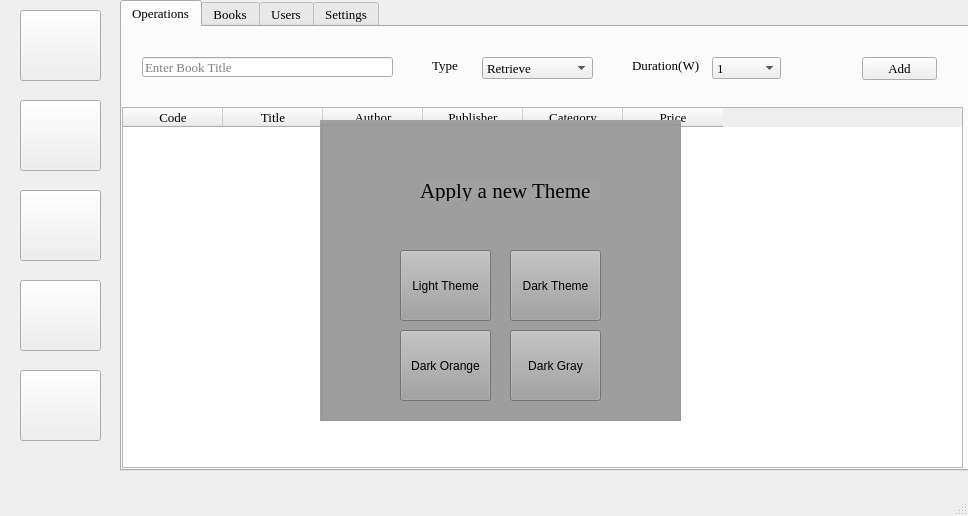
<?xml version="1.0" encoding="UTF-8"?>
<ui version="4.0">
 <class>MainWindow</class>
 <widget class="QMainWindow" name="MainWindow">
  <property name="geometry">
   <rect>
    <x>0</x>
    <y>0</y>
    <width>968</width>
    <height>516</height>
   </rect>
  </property>
  <property name="sizePolicy">
   <sizepolicy hsizetype="Preferred" vsizetype="Preferred">
    <horstretch>0</horstretch>
    <verstretch>0</verstretch>
   </sizepolicy>
  </property>
  <property name="font">
   <font>
    <family>Times New Roman</family>
    <pointsize>10</pointsize>
    <strikeout>false</strikeout>
    <stylestrategy>PreferAntialias</stylestrategy>
    <kerning>true</kerning>
   </font>
  </property>
  <property name="windowTitle">
   <string>Library System</string>
  </property>
  <property name="toolTip">
   <string notr="true"/>
  </property>
  <property name="statusTip">
   <string notr="true"/>
  </property>
  <property name="whatsThis">
   <string notr="true"/>
  </property>
  <property name="tabShape">
   <enum>QTabWidget::Rounded</enum>
  </property>
  <property name="dockOptions">
   <set>QMainWindow::AllowNestedDocks|QMainWindow::AllowTabbedDocks|QMainWindow::AnimatedDocks</set>
  </property>
  <widget class="QWidget" name="centralwidget">
   <widget class="QTabWidget" name="mainTab">
    <property name="geometry">
     <rect>
      <x>120</x>
      <y>0</y>
      <width>851</width>
      <height>471</height>
     </rect>
    </property>
    <property name="currentIndex">
     <number>0</number>
    </property>
    <widget class="QWidget" name="tab">
     <attribute name="title">
      <string>Operations</string>
     </attribute>
     <widget class="QTableWidget" name="tableMain">
      <property name="geometry">
       <rect>
        <x>0</x>
        <y>80</y>
        <width>841</width>
        <height>361</height>
       </rect>
      </property>
      <column>
       <property name="text">
        <string>Code</string>
       </property>
      </column>
      <column>
       <property name="text">
        <string>Title</string>
       </property>
      </column>
      <column>
       <property name="text">
        <string>Author</string>
       </property>
      </column>
      <column>
       <property name="text">
        <string>Publisher</string>
       </property>
      </column>
      <column>
       <property name="text">
        <string>Category</string>
       </property>
      </column>
      <column>
       <property name="text">
        <string>Price</string>
       </property>
      </column>
     </widget>
     <widget class="QPushButton" name="btnAddOperation">
      <property name="geometry">
       <rect>
        <x>740</x>
        <y>30</y>
        <width>75</width>
        <height>23</height>
       </rect>
      </property>
      <property name="layoutDirection">
       <enum>Qt::LeftToRight</enum>
      </property>
      <property name="text">
       <string>Add</string>
      </property>
      <property name="flat">
       <bool>false</bool>
      </property>
     </widget>
     <widget class="QLineEdit" name="txtOperationBookTitle">
      <property name="geometry">
       <rect>
        <x>20</x>
        <y>30</y>
        <width>251</width>
        <height>20</height>
       </rect>
      </property>
      <property name="placeholderText">
       <string>Enter Book Title</string>
      </property>
     </widget>
     <widget class="QComboBox" name="comboBoxDuration">
      <property name="geometry">
       <rect>
        <x>590</x>
        <y>30</y>
        <width>69</width>
        <height>22</height>
       </rect>
      </property>
      <item>
       <property name="text">
        <string>1</string>
       </property>
      </item>
      <item>
       <property name="text">
        <string>2</string>
       </property>
      </item>
      <item>
       <property name="text">
        <string>3</string>
       </property>
      </item>
      <item>
       <property name="text">
        <string>4</string>
       </property>
      </item>
      <item>
       <property name="text">
        <string>5</string>
       </property>
      </item>
      <item>
       <property name="text">
        <string>6</string>
       </property>
      </item>
      <item>
       <property name="text">
        <string>7</string>
       </property>
      </item>
      <item>
       <property name="text">
        <string>8</string>
       </property>
      </item>
      <item>
       <property name="text">
        <string>9</string>
       </property>
      </item>
      <item>
       <property name="text">
        <string>10</string>
       </property>
      </item>
     </widget>
     <widget class="QComboBox" name="comboBoxOperation">
      <property name="geometry">
       <rect>
        <x>360</x>
        <y>30</y>
        <width>111</width>
        <height>22</height>
       </rect>
      </property>
      <item>
       <property name="text">
        <string>Retrieve</string>
       </property>
      </item>
      <item>
       <property name="text">
        <string>Rent</string>
       </property>
      </item>
     </widget>
     <widget class="QLabel" name="label">
      <property name="geometry">
       <rect>
        <x>310</x>
        <y>30</y>
        <width>47</width>
        <height>16</height>
       </rect>
      </property>
      <property name="font">
       <font>
        <pointsize>10</pointsize>
       </font>
      </property>
      <property name="text">
       <string>Type</string>
      </property>
     </widget>
     <widget class="QLabel" name="label_2">
      <property name="geometry">
       <rect>
        <x>510</x>
        <y>30</y>
        <width>71</width>
        <height>16</height>
       </rect>
      </property>
      <property name="font">
       <font>
        <pointsize>10</pointsize>
       </font>
      </property>
      <property name="text">
       <string>Duration(W)</string>
      </property>
     </widget>
    </widget>
    <widget class="QWidget" name="tab_2">
     <attribute name="title">
      <string>Books</string>
     </attribute>
     <widget class="QTabWidget" name="tabBooks">
      <property name="geometry">
       <rect>
        <x>0</x>
        <y>0</y>
        <width>851</width>
        <height>451</height>
       </rect>
      </property>
      <property name="currentIndex">
       <number>0</number>
      </property>
      <widget class="QWidget" name="tab_5">
       <attribute name="title">
        <string>Add New Book</string>
       </attribute>
       <widget class="QLineEdit" name="txtAddBookTitle">
        <property name="geometry">
         <rect>
          <x>30</x>
          <y>50</y>
          <width>301</width>
          <height>20</height>
         </rect>
        </property>
        <property name="placeholderText">
         <string>Enter Book Title</string>
        </property>
       </widget>
       <widget class="QTextEdit" name="txtAddBookDesc">
        <property name="geometry">
         <rect>
          <x>30</x>
          <y>80</y>
          <width>301</width>
          <height>231</height>
         </rect>
        </property>
        <property name="placeholderText">
         <string>Enter Book Description</string>
        </property>
       </widget>
       <widget class="QLineEdit" name="txtAddBookCode">
        <property name="geometry">
         <rect>
          <x>510</x>
          <y>50</y>
          <width>301</width>
          <height>20</height>
         </rect>
        </property>
        <property name="placeholderText">
         <string>Enter Book Code</string>
        </property>
       </widget>
       <widget class="QLineEdit" name="txtAddBookPrice">
        <property name="geometry">
         <rect>
          <x>510</x>
          <y>200</y>
          <width>301</width>
          <height>20</height>
         </rect>
        </property>
        <property name="placeholderText">
         <string>Enter Book Price</string>
        </property>
       </widget>
       <widget class="QComboBox" name="cmbBoxAddBookCat">
        <property name="geometry">
         <rect>
          <x>510</x>
          <y>80</y>
          <width>301</width>
          <height>22</height>
         </rect>
        </property>
        <property name="currentText">
         <string>Category</string>
        </property>
        <property name="currentIndex">
         <number>0</number>
        </property>
        <item>
         <property name="text">
          <string>Category</string>
         </property>
        </item>
       </widget>
       <widget class="QComboBox" name="cmbBoxAddBookAuthor">
        <property name="geometry">
         <rect>
          <x>510</x>
          <y>120</y>
          <width>301</width>
          <height>22</height>
         </rect>
        </property>
        <property name="currentText">
         <string>Category</string>
        </property>
        <property name="currentIndex">
         <number>0</number>
        </property>
        <item>
         <property name="text">
          <string>Category</string>
         </property>
        </item>
       </widget>
       <widget class="QComboBox" name="cmbBoxAddBookPublisher">
        <property name="geometry">
         <rect>
          <x>510</x>
          <y>160</y>
          <width>301</width>
          <height>22</height>
         </rect>
        </property>
        <property name="currentText">
         <string>Category</string>
        </property>
        <property name="currentIndex">
         <number>0</number>
        </property>
        <item>
         <property name="text">
          <string>Category</string>
         </property>
        </item>
       </widget>
       <widget class="QPushButton" name="btnAddBook">
        <property name="geometry">
         <rect>
          <x>730</x>
          <y>290</y>
          <width>75</width>
          <height>23</height>
         </rect>
        </property>
        <property name="text">
         <string>Save</string>
        </property>
       </widget>
      </widget>
      <widget class="QWidget" name="tab_6">
       <attribute name="title">
        <string>Edit or Delete Book</string>
       </attribute>
       <widget class="QLineEdit" name="txtEditBookCode">
        <property name="geometry">
         <rect>
          <x>510</x>
          <y>90</y>
          <width>301</width>
          <height>20</height>
         </rect>
        </property>
        <property name="placeholderText">
         <string>Enter Book Code</string>
        </property>
       </widget>
       <widget class="QComboBox" name="cmbBoxEditAuthor">
        <property name="geometry">
         <rect>
          <x>510</x>
          <y>160</y>
          <width>301</width>
          <height>22</height>
         </rect>
        </property>
        <property name="currentText">
         <string>Category</string>
        </property>
        <property name="currentIndex">
         <number>0</number>
        </property>
        <item>
         <property name="text">
          <string>Category</string>
         </property>
        </item>
       </widget>
       <widget class="QLineEdit" name="txtEditBookPrice">
        <property name="geometry">
         <rect>
          <x>510</x>
          <y>240</y>
          <width>301</width>
          <height>20</height>
         </rect>
        </property>
        <property name="placeholderText">
         <string>Enter Book Price</string>
        </property>
       </widget>
       <widget class="QPushButton" name="btnBookSave">
        <property name="geometry">
         <rect>
          <x>730</x>
          <y>330</y>
          <width>75</width>
          <height>23</height>
         </rect>
        </property>
        <property name="text">
         <string>Save</string>
        </property>
       </widget>
       <widget class="QLineEdit" name="txtEditBookTitle">
        <property name="geometry">
         <rect>
          <x>30</x>
          <y>90</y>
          <width>301</width>
          <height>20</height>
         </rect>
        </property>
        <property name="placeholderText">
         <string>Edit Book Title</string>
        </property>
       </widget>
       <widget class="QTextEdit" name="txtEditBookDesc">
        <property name="geometry">
         <rect>
          <x>30</x>
          <y>120</y>
          <width>301</width>
          <height>231</height>
         </rect>
        </property>
        <property name="placeholderText">
         <string>Edit Book Description</string>
        </property>
       </widget>
       <widget class="QComboBox" name="cmbBoxEditCat">
        <property name="geometry">
         <rect>
          <x>510</x>
          <y>120</y>
          <width>301</width>
          <height>22</height>
         </rect>
        </property>
        <property name="currentText">
         <string>Category</string>
        </property>
        <property name="currentIndex">
         <number>0</number>
        </property>
        <item>
         <property name="text">
          <string>Category</string>
         </property>
        </item>
       </widget>
       <widget class="QComboBox" name="cmbBoxEditPublisher">
        <property name="geometry">
         <rect>
          <x>510</x>
          <y>200</y>
          <width>301</width>
          <height>22</height>
         </rect>
        </property>
        <property name="currentText">
         <string>Category</string>
        </property>
        <property name="currentIndex">
         <number>0</number>
        </property>
        <item>
         <property name="text">
          <string>Category</string>
         </property>
        </item>
       </widget>
       <widget class="QLineEdit" name="txtSearchBookTitle">
        <property name="geometry">
         <rect>
          <x>30</x>
          <y>20</y>
          <width>301</width>
          <height>20</height>
         </rect>
        </property>
        <property name="placeholderText">
         <string>Search Book Title</string>
        </property>
       </widget>
       <widget class="QPushButton" name="btnSearchBooks">
        <property name="geometry">
         <rect>
          <x>510</x>
          <y>20</y>
          <width>75</width>
          <height>23</height>
         </rect>
        </property>
        <property name="text">
         <string>Search</string>
        </property>
       </widget>
       <widget class="QPushButton" name="btnDeleteBook">
        <property name="geometry">
         <rect>
          <x>640</x>
          <y>330</y>
          <width>75</width>
          <height>23</height>
         </rect>
        </property>
        <property name="text">
         <string>Delete</string>
        </property>
       </widget>
      </widget>
     </widget>
    </widget>
    <widget class="QWidget" name="tab_3">
     <attribute name="title">
      <string>Users</string>
     </attribute>
     <widget class="QGroupBox" name="groupBoxAddNewUsr">
      <property name="geometry">
       <rect>
        <x>20</x>
        <y>20</y>
        <width>381</width>
        <height>401</height>
       </rect>
      </property>
      <property name="title">
       <string>Add New User</string>
      </property>
      <widget class="QLineEdit" name="txtNewUser">
       <property name="geometry">
        <rect>
         <x>40</x>
         <y>110</y>
         <width>291</width>
         <height>20</height>
        </rect>
       </property>
       <property name="maxLength">
        <number>50</number>
       </property>
       <property name="placeholderText">
        <string>User Name</string>
       </property>
      </widget>
      <widget class="QLineEdit" name="txtNewEmail">
       <property name="geometry">
        <rect>
         <x>40</x>
         <y>140</y>
         <width>291</width>
         <height>20</height>
        </rect>
       </property>
       <property name="maxLength">
        <number>50</number>
       </property>
       <property name="placeholderText">
        <string>Email</string>
       </property>
      </widget>
      <widget class="QLineEdit" name="txtNewPasswd">
       <property name="geometry">
        <rect>
         <x>40</x>
         <y>170</y>
         <width>291</width>
         <height>20</height>
        </rect>
       </property>
       <property name="inputMask">
        <string/>
       </property>
       <property name="maxLength">
        <number>32767</number>
       </property>
       <property name="echoMode">
        <enum>QLineEdit::Password</enum>
       </property>
       <property name="placeholderText">
        <string>Password</string>
       </property>
      </widget>
      <widget class="QLineEdit" name="txtNewPasswdAgain">
       <property name="geometry">
        <rect>
         <x>40</x>
         <y>200</y>
         <width>291</width>
         <height>20</height>
        </rect>
       </property>
       <property name="inputMask">
        <string/>
       </property>
       <property name="maxLength">
        <number>32767</number>
       </property>
       <property name="echoMode">
        <enum>QLineEdit::Password</enum>
       </property>
       <property name="placeholderText">
        <string>Confirm Password</string>
       </property>
      </widget>
      <widget class="QPushButton" name="btnRegister">
       <property name="geometry">
        <rect>
         <x>150</x>
         <y>240</y>
         <width>75</width>
         <height>23</height>
        </rect>
       </property>
       <property name="text">
        <string>Register</string>
       </property>
      </widget>
     </widget>
     <widget class="QGroupBox" name="groupBoxEditInfo">
      <property name="geometry">
       <rect>
        <x>430</x>
        <y>20</y>
        <width>381</width>
        <height>401</height>
       </rect>
      </property>
      <property name="title">
       <string>Edit User Info</string>
      </property>
      <widget class="QLineEdit" name="txtUpdateUser">
       <property name="enabled">
        <bool>false</bool>
       </property>
       <property name="geometry">
        <rect>
         <x>60</x>
         <y>190</y>
         <width>291</width>
         <height>20</height>
        </rect>
       </property>
       <property name="maxLength">
        <number>50</number>
       </property>
       <property name="placeholderText">
        <string>User Name</string>
       </property>
      </widget>
      <widget class="QLineEdit" name="txtUpdatePasswd">
       <property name="enabled">
        <bool>false</bool>
       </property>
       <property name="geometry">
        <rect>
         <x>60</x>
         <y>250</y>
         <width>291</width>
         <height>20</height>
        </rect>
       </property>
       <property name="maxLength">
        <number>50</number>
       </property>
       <property name="echoMode">
        <enum>QLineEdit::Password</enum>
       </property>
       <property name="placeholderText">
        <string>Password</string>
       </property>
      </widget>
      <widget class="QLineEdit" name="txtUpdateEmail">
       <property name="enabled">
        <bool>false</bool>
       </property>
       <property name="geometry">
        <rect>
         <x>60</x>
         <y>220</y>
         <width>291</width>
         <height>20</height>
        </rect>
       </property>
       <property name="maxLength">
        <number>50</number>
       </property>
       <property name="placeholderText">
        <string>Email</string>
       </property>
      </widget>
      <widget class="QLineEdit" name="txtUpdateConfirmPasswd">
       <property name="enabled">
        <bool>false</bool>
       </property>
       <property name="geometry">
        <rect>
         <x>60</x>
         <y>280</y>
         <width>291</width>
         <height>20</height>
        </rect>
       </property>
       <property name="maxLength">
        <number>50</number>
       </property>
       <property name="echoMode">
        <enum>QLineEdit::Password</enum>
       </property>
       <property name="placeholderText">
        <string>Confirm Password</string>
       </property>
      </widget>
      <widget class="QPushButton" name="btnUpdateUser">
       <property name="enabled">
        <bool>false</bool>
       </property>
       <property name="geometry">
        <rect>
         <x>170</x>
         <y>320</y>
         <width>75</width>
         <height>23</height>
        </rect>
       </property>
       <property name="text">
        <string>Update</string>
       </property>
      </widget>
      <widget class="QLineEdit" name="txtUserLogin">
       <property name="geometry">
        <rect>
         <x>60</x>
         <y>30</y>
         <width>291</width>
         <height>20</height>
        </rect>
       </property>
       <property name="maxLength">
        <number>50</number>
       </property>
       <property name="placeholderText">
        <string>User Name</string>
       </property>
      </widget>
      <widget class="QLineEdit" name="txtPasswdLogin">
       <property name="geometry">
        <rect>
         <x>60</x>
         <y>60</y>
         <width>291</width>
         <height>20</height>
        </rect>
       </property>
       <property name="maxLength">
        <number>50</number>
       </property>
       <property name="echoMode">
        <enum>QLineEdit::Password</enum>
       </property>
       <property name="placeholderText">
        <string>Password</string>
       </property>
      </widget>
      <widget class="QPushButton" name="btnLogin">
       <property name="geometry">
        <rect>
         <x>170</x>
         <y>100</y>
         <width>75</width>
         <height>23</height>
        </rect>
       </property>
       <property name="text">
        <string>Login</string>
       </property>
      </widget>
     </widget>
    </widget>
    <widget class="QWidget" name="tab_4">
     <attribute name="title">
      <string>Settings</string>
     </attribute>
     <widget class="QTabWidget" name="tabSubSettings">
      <property name="geometry">
       <rect>
        <x>0</x>
        <y>0</y>
        <width>851</width>
        <height>451</height>
       </rect>
      </property>
      <property name="currentIndex">
       <number>0</number>
      </property>
      <property name="elideMode">
       <enum>Qt::ElideNone</enum>
      </property>
      <widget class="QWidget" name="tab_7">
       <attribute name="title">
        <string>Categories</string>
       </attribute>
       <widget class="QTableWidget" name="tableCategory">
        <property name="geometry">
         <rect>
          <x>0</x>
          <y>70</y>
          <width>841</width>
          <height>351</height>
         </rect>
        </property>
        <column>
         <property name="text">
          <string>Category</string>
         </property>
        </column>
       </widget>
       <widget class="QLineEdit" name="txtAddNewCategory">
        <property name="geometry">
         <rect>
          <x>10</x>
          <y>20</y>
          <width>251</width>
          <height>20</height>
         </rect>
        </property>
        <property name="placeholderText">
         <string>Enter New Category Name</string>
        </property>
       </widget>
       <widget class="QPushButton" name="btnAddCategory">
        <property name="geometry">
         <rect>
          <x>300</x>
          <y>20</y>
          <width>75</width>
          <height>23</height>
         </rect>
        </property>
        <property name="text">
         <string>Add</string>
        </property>
       </widget>
      </widget>
      <widget class="QWidget" name="tab_8">
       <attribute name="title">
        <string>Author</string>
       </attribute>
       <widget class="QTableWidget" name="tableAuthor">
        <property name="geometry">
         <rect>
          <x>0</x>
          <y>70</y>
          <width>841</width>
          <height>351</height>
         </rect>
        </property>
        <column>
         <property name="text">
          <string>Author</string>
         </property>
        </column>
       </widget>
       <widget class="QLineEdit" name="txtAddNewAuthor">
        <property name="geometry">
         <rect>
          <x>10</x>
          <y>20</y>
          <width>251</width>
          <height>20</height>
         </rect>
        </property>
        <property name="placeholderText">
         <string>Enter New Author Name</string>
        </property>
       </widget>
       <widget class="QPushButton" name="btnAddAuthor">
        <property name="geometry">
         <rect>
          <x>300</x>
          <y>20</y>
          <width>75</width>
          <height>23</height>
         </rect>
        </property>
        <property name="text">
         <string>Add</string>
        </property>
       </widget>
      </widget>
      <widget class="QWidget" name="tab_9">
       <attribute name="title">
        <string>Publisher</string>
       </attribute>
       <widget class="QTableWidget" name="tablePublisher">
        <property name="geometry">
         <rect>
          <x>0</x>
          <y>70</y>
          <width>841</width>
          <height>351</height>
         </rect>
        </property>
        <column>
         <property name="text">
          <string>Publisher</string>
         </property>
        </column>
       </widget>
       <widget class="QLineEdit" name="txtAddNewPublisher">
        <property name="geometry">
         <rect>
          <x>10</x>
          <y>20</y>
          <width>251</width>
          <height>20</height>
         </rect>
        </property>
        <property name="placeholderText">
         <string>Enter New Publisher Name</string>
        </property>
       </widget>
       <widget class="QPushButton" name="btnAddPublisher">
        <property name="geometry">
         <rect>
          <x>300</x>
          <y>20</y>
          <width>75</width>
          <height>23</height>
         </rect>
        </property>
        <property name="text">
         <string>Add</string>
        </property>
       </widget>
      </widget>
     </widget>
    </widget>
   </widget>
   <widget class="QPushButton" name="btnMainDayToDay">
    <property name="geometry">
     <rect>
      <x>20</x>
      <y>10</y>
      <width>81</width>
      <height>71</height>
     </rect>
    </property>
    <property name="text">
     <string/>
    </property>
    <property name="icon">
     <iconset resource="icons.qrc">
      <normaloff>:/Icon/Today.png</normaloff>:/Icon/Today.png</iconset>
    </property>
    <property name="iconSize">
     <size>
      <width>60</width>
      <height>60</height>
     </size>
    </property>
   </widget>
   <widget class="QPushButton" name="btnMainBooks">
    <property name="geometry">
     <rect>
      <x>20</x>
      <y>100</y>
      <width>81</width>
      <height>71</height>
     </rect>
    </property>
    <property name="text">
     <string/>
    </property>
    <property name="icon">
     <iconset resource="icons.qrc">
      <normaloff>:/Icon/Books.png</normaloff>:/Icon/Books.png</iconset>
    </property>
    <property name="iconSize">
     <size>
      <width>60</width>
      <height>60</height>
     </size>
    </property>
   </widget>
   <widget class="QPushButton" name="btnMainUsers">
    <property name="geometry">
     <rect>
      <x>20</x>
      <y>190</y>
      <width>81</width>
      <height>71</height>
     </rect>
    </property>
    <property name="text">
     <string/>
    </property>
    <property name="icon">
     <iconset resource="icons.qrc">
      <normaloff>:/Icon/User.png</normaloff>:/Icon/User.png</iconset>
    </property>
    <property name="iconSize">
     <size>
      <width>60</width>
      <height>60</height>
     </size>
    </property>
   </widget>
   <widget class="QPushButton" name="btnTheme">
    <property name="geometry">
     <rect>
      <x>20</x>
      <y>370</y>
      <width>81</width>
      <height>71</height>
     </rect>
    </property>
    <property name="text">
     <string/>
    </property>
    <property name="icon">
     <iconset resource="icons.qrc">
      <normaloff>:/Icon/Theme.png</normaloff>:/Icon/Theme.png</iconset>
    </property>
    <property name="iconSize">
     <size>
      <width>60</width>
      <height>60</height>
     </size>
    </property>
   </widget>
   <widget class="QPushButton" name="btnMainSettings">
    <property name="geometry">
     <rect>
      <x>20</x>
      <y>280</y>
      <width>81</width>
      <height>71</height>
     </rect>
    </property>
    <property name="text">
     <string/>
    </property>
    <property name="icon">
     <iconset resource="icons.qrc">
      <normaloff>:/Icon/Settings.png</normaloff>:/Icon/Settings.png</iconset>
    </property>
    <property name="iconSize">
     <size>
      <width>60</width>
      <height>60</height>
     </size>
    </property>
   </widget>
   <widget class="QGroupBox" name="ThemeWindow">
    <property name="enabled">
     <bool>true</bool>
    </property>
    <property name="geometry">
     <rect>
      <x>320</x>
      <y>120</y>
      <width>361</width>
      <height>301</height>
     </rect>
    </property>
    <property name="styleSheet">
     <string notr="true">background-color: rgb(160, 160, 160);</string>
    </property>
    <property name="title">
     <string/>
    </property>
    <property name="alignment">
     <set>Qt::AlignCenter</set>
    </property>
    <widget class="QPushButton" name="btnLightTheme">
     <property name="geometry">
      <rect>
       <x>80</x>
       <y>130</y>
       <width>91</width>
       <height>71</height>
      </rect>
     </property>
     <property name="text">
      <string>Light Theme</string>
     </property>
    </widget>
    <widget class="QPushButton" name="btnDarkTheme">
     <property name="geometry">
      <rect>
       <x>190</x>
       <y>130</y>
       <width>91</width>
       <height>71</height>
      </rect>
     </property>
     <property name="text">
      <string>Dark Theme</string>
     </property>
    </widget>
    <widget class="QLabel" name="label_3">
     <property name="geometry">
      <rect>
       <x>100</x>
       <y>60</y>
       <width>181</width>
       <height>21</height>
      </rect>
     </property>
     <property name="font">
      <font>
       <family>Times New Roman</family>
       <pointsize>16</pointsize>
      </font>
     </property>
     <property name="text">
      <string>Apply a new Theme</string>
     </property>
    </widget>
    <widget class="QPushButton" name="btnDarkOrange">
     <property name="geometry">
      <rect>
       <x>80</x>
       <y>210</y>
       <width>91</width>
       <height>71</height>
      </rect>
     </property>
     <property name="text">
      <string>Dark Orange</string>
     </property>
    </widget>
    <widget class="QPushButton" name="btnDarkGray">
     <property name="geometry">
      <rect>
       <x>190</x>
       <y>210</y>
       <width>91</width>
       <height>71</height>
      </rect>
     </property>
     <property name="text">
      <string>Dark Gray</string>
     </property>
    </widget>
   </widget>
  </widget>
  <widget class="QStatusBar" name="statusbar"/>
 </widget>
 <resources>
  <include location="icons.qrc"/>
 </resources>
 <connections/>
</ui>
